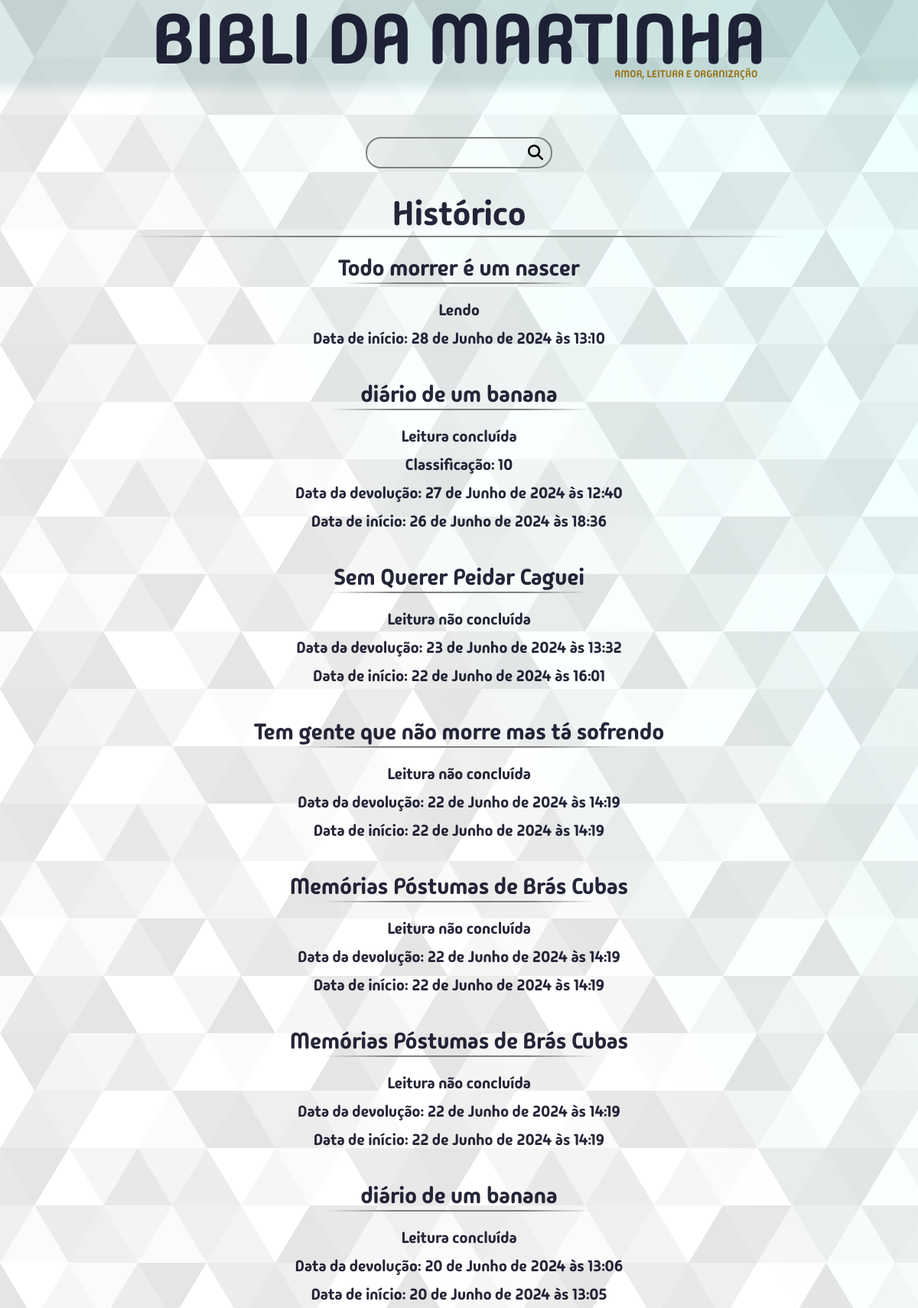
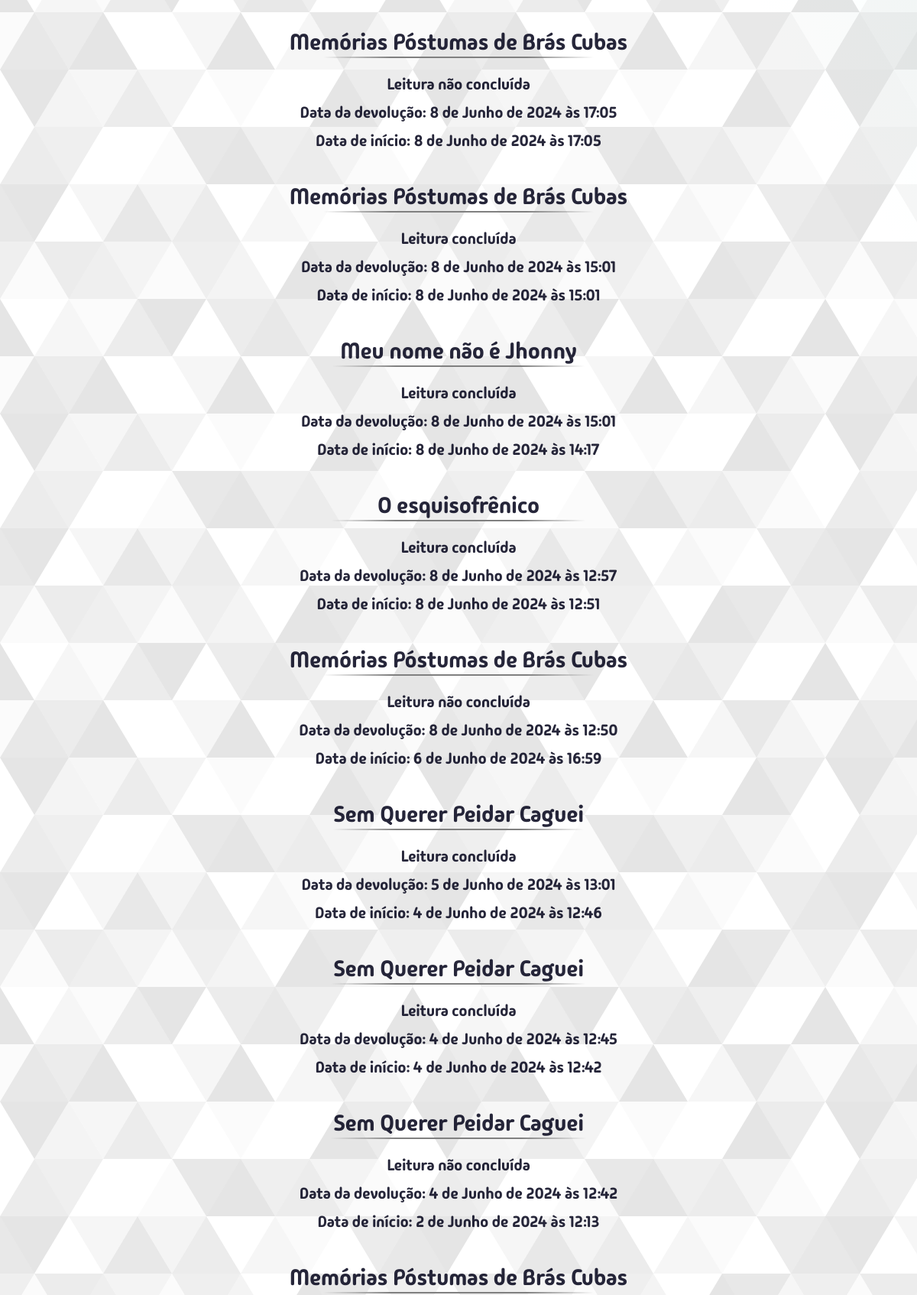
Screenshot of /historico/ (upper part) with the database file from the repository (2 pictures, top to bottom).
### bibm/models.py (models this page shows, shortened)
class Historico(models.Model):
    livro = models.ForeignKey(Livro, on_delete=models.DO_NOTHING)
    data_ini = models.DateTimeField()
    data_fim = models.DateTimeField(blank=True,null=True)
    terminou = models.BooleanField(default=False)
    notas = [(1,"1"),(2,"2"),(3,"3"),(4,"4"),(5,"5"),(6,"6"),(7,"7"),(8,"8"),(9,"9"),(10,"10")]
    classificacao = models.IntegerField(choices=notas, blank=True, null=True)

class Livro(models.Model):
    titulo = models.CharField(max_length=300, unique=True)
    editora = models.CharField(max_length=300, blank=True, null=True)
    autor = models.ForeignKey(Autor, on_delete=models.SET_DEFAULT, default=1)
    genero = models.ForeignKey(Genero, on_delete=models.SET_DEFAULT, default=1)
    tema = models.CharField(max_length=600, blank=True, null=True)
    lendo = models.BooleanField(default=False)
    lido = models.BooleanField(default=False)
    data_leitura = models.DateField(blank=True, null=True)
    leria_de_novo = models.BooleanField(default=False)
    notas = [(1,"1"),(2,"2"),(3,"3"),(4,"4"),(5,"5"),(6,"6"),(7,"7"),(8,"8"),(9,"9"),(10,"10")]
    classificacao = models.IntegerField(choices=notas, blank=True, null=True)
    endereco = models.ForeignKey(Endereco, on_delete=models.SET_NULL, blank=True, null=True)
    data_compra = models.DateField(null=True)
    regiao = models.ForeignKey(Regiao, on_delete=models.SET_DEFAULT, default=2)
    comentario = models.TextField(blank=True, null=True)
    planejamento = models.PositiveIntegerField(unique=True, blank=True, null=True)
    def __str__(self):
        return str(self.titulo)

### bibm/views/views_anotacoes_historico.py (the view)
# urls.py: path("historico/", views.historico, name="historico"),
def historico(request):
    search_term = request.GET.get("q","").strip()
    if search_term:
        historicos = Historico.objects.filter(livro__titulo__icontains=search_term)
    else:
        historicos = Historico.objects.all().order_by("-id")
    context = {
        "historicos": historicos
    }
    return render(request, "bibm/pages/historico.html", context)

### bibm/templates/bibm/pages/historico.html
{% extends "bibm/estru.html" %}
{% load static %}
{% block content %}
  <div class="container-search-box-mapa espaco-top-bottom-4rem">
    <form action="{% url 'bibm:historico' %}" class="search-form-mapa caixa-de-pesquisa">
      <input type="search" class="search-input" name="q" value="{{ search_term }}" />
      <button type="submit" class="search-button lupa">
				<img src="{% static 'bibm/img/magnifying-glass-solid.svg' %}" alt="Lupa" />
		</button>
    </form>
  </div>
  <span class="titulo-historico">Histórico</span>
  <div class="linha-divisoria-box">
    <div class="ldiv linha-divisoria-esquerda"></div>
    <div class="ldiv linha-divisoria-meio"></div>
    <div class="ldiv linha-divisoria-direita"></div>
  </div>
  <div class="historico-box">
    {% for historico in historicos %}
      <div class="historico-div">
        <div class="titulo-corpo-padrao">
          {{historico.livro}}
          <div class="linha-divisoria-box">
            <div class="ldiv linha-divisoria-esquerda"></div>
            <div class="ldiv linha-divisoria-meio"></div>
            <div class="ldiv linha-divisoria-direita"></div>
          </div>
        </div>
        {% if historico.data_fim %}
          {% if historico.terminou %}
            <div>Leitura concluída</div>
            {% if historico.classificacao %}
            <div>Classificação: {{historico.classificacao}}</div>
            {% endif %}
          {% else %}
            Leitura não concluída
          {% endif %}
          <div>Data da devolução: {{historico.data_fim}}</div>
        {% else %}
          Lendo
        {% endif %}
        <div>Data de início: {{historico.data_ini}}</div>
      </div>
    {% empty %}
      Sem resultados.
    {% endfor %}
  </div>
{% endblock content %}

### bibm/static/bibm/css/estilos.css (style rules this page uses)
:root { --vermelho: 21; --verde: 95; --azul: 95; --cor-do-titulo: rgba(var(--vermelho), var(--verde), var(--azul), 0.15); --cod-do-titulo-bottom: rgba(var(--vermelho), var(--verde), var(--azul), 0); --azul-livro-atual: #4a9e9771; --verde-livro-atual: #07691c71; --vermelho-livro-atual: #b1432771; --cor-da-borda: gray; --recuo-padrao: calc(80vw + 2rem); --color-primary: #269fe6; --color-white: #fff; --color-escrita-padrao: rgba(0, 0, 24, 0.85); }
* { margin: 0; padding: 0; }
html { font-size: 62.5%; }
body { font-size: calc(1.2rem + 0.7vw); overflow: hidden auto; }
button { position: inherit; border: none; font-family: inherit; background: none; color: inherit; }

### bibm/static/bibm/css/searchBox.css (style rules this page uses)
.container-search-box-mapa { margin: 0 auto; margin-bottom: 2rem; width: fit-content; display: flex; justify-content: center; }
.search-form-mapa { border: 2px solid var(--cor-da-borda); min-width: 19.5rem; width: 20vw; border-radius: 20px; position: relative; transition: all 300ms ease-in-out; }
.search-input, .search-button { border: none; background: none; outline: none; padding: 1rem; transition: all 300ms ease-in-out; font-family: inherit; }
.search-button img { width: 2rem; }
.search-button { position: absolute; top: -.2rem; right: 0; }
.search-input { width: 100%; padding-right: 3rem; }

### bibm/static/bibm/css/anotacoesHistorico.css (style rules this page uses)
.titulo-historico { display: block; text-align: center; font-size: calc(2rem + 2vw); }
.historico-box { display: flex; flex-flow: column; text-align: center; place-items: center; }
.historico-div { display: flex; flex-flow: column; padding: 2rem; gap: 1rem; width: fit-content; }
.linha-divisoria-box { display: flex; flex-flow: row nowrap; width: 100%; place-items: center; justify-content: center; }
.ldiv { content: ""; display: flex; background-color: gray; height: 2px; }
.linha-divisoria-esquerda { width: 20%; background: linear-gradient(to left,gray, rgba(128,128,128,0)); }
.linha-divisoria-meio { background-color: gray; width: 40%; }
.linha-divisoria-direita { width: 20%; background: linear-gradient(to right,gray, rgba(128,128,128,0)); }

### bibm/static/bibm/css/genericos.css (style rules this page uses)
.espaco-top-bottom-4rem { margin-top: 4rem; margin-bottom: 3rem; }
.titulo-corpo-padrao { font-size: calc(1.5rem + 1.2vw); padding-bottom: 1rem; }

### rows the page displays
Historico: livro "Todo morrer é um nascer", shows "Lendo", data_ini "28 de Junho de 2024 às 13:10"
Historico: livro "diário de um banana", classificacao "10", data_fim "27 de Junho de 2024 às 12:40", data_ini "26 de Junho de 2024 às 18:36"
Historico: livro "Sem Querer Peidar Caguei", terminou "Leitura não concluída", data_fim "23 de Junho de 2024 às 13:32", data_ini "22 de Junho de 2024 às 16:01"
Historico: livro "Tem gente que não morre mas tá sofrendo", terminou "Leitura não concluída", data_fim "22 de Junho de 2024 às 14:19", data_ini "22 de Junho de 2024 às 14:19"
Historico: livro "Memórias Póstumas de Brás Cubas", terminou "Leitura não concluída", data_fim "22 de Junho de 2024 às 14:19", data_ini "22 de Junho de 2024 às 14:19"
Historico: livro "Memórias Póstumas de Brás Cubas", terminou "Leitura não concluída", data_fim "22 de Junho de 2024 às 14:19", data_ini "22 de Junho de 2024 às 14:19"
Historico: livro "diário de um banana", terminou "Leitura concluída", data_fim "20 de Junho de 2024 às 13:06", data_ini "20 de Junho de 2024 às 13:05"
Historico: livro "Memórias Póstumas de Brás Cubas", terminou "Leitura não concluída", data_fim "8 de Junho de 2024 às 17:05", data_ini "8 de Junho de 2024 às 17:05"
Historico: livro "Memórias Póstumas de Brás Cubas", terminou "Leitura concluída", data_fim "8 de Junho de 2024 às 15:01", data_ini "8 de Junho de 2024 às 15:01"
Historico: livro "Meu nome não é Jhonny", terminou "Leitura concluída", data_fim "8 de Junho de 2024 às 15:01", data_ini "8 de Junho de 2024 às 14:17"
Historico: livro "O esquisofrênico", terminou "Leitura concluída", data_fim "8 de Junho de 2024 às 12:57", data_ini "8 de Junho de 2024 às 12:51"
Historico: livro "Memórias Póstumas de Brás Cubas", terminou "Leitura não concluída", data_fim "8 de Junho de 2024 às 12:50", data_ini "6 de Junho de 2024 às 16:59"
Historico: livro "Sem Querer Peidar Caguei", terminou "Leitura concluída", data_fim "5 de Junho de 2024 às 13:01", data_ini "4 de Junho de 2024 às 12:46"
Historico: livro "Sem Querer Peidar Caguei", terminou "Leitura concluída", data_fim "4 de Junho de 2024 às 12:45", data_ini "4 de Junho de 2024 às 12:42"
Historico: livro "Sem Querer Peidar Caguei", terminou "Leitura não concluída", data_fim "4 de Junho de 2024 às 12:42", data_ini "2 de Junho de 2024 às 12:13"
Historico: livro "Memórias Póstumas de Brás Cubas"
